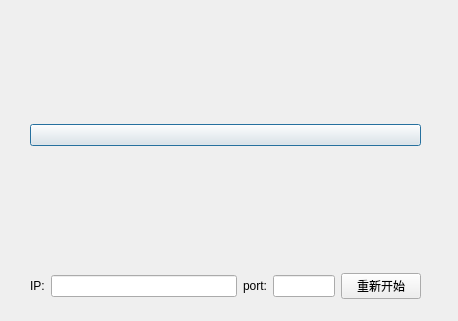
<?xml version="1.0" encoding="UTF-8"?>
<ui version="4.0">
 <class>Dialog</class>
 <widget class="QDialog" name="Dialog">
  <property name="geometry">
   <rect>
    <x>0</x>
    <y>0</y>
    <width>458</width>
    <height>321</height>
   </rect>
  </property>
  <property name="windowTitle">
   <string>Dialog</string>
  </property>
  <widget class="QWidget" name="gridLayoutWidget">
   <property name="geometry">
    <rect>
     <x>30</x>
     <y>30</y>
     <width>391</width>
     <height>211</height>
    </rect>
   </property>
   <layout class="QGridLayout" name="gridLayout">
    <item row="0" column="0">
     <widget class="QPushButton" name="tickBtn">
      <property name="styleSheet">
       <string notr="true"/>
      </property>
      <property name="text">
       <string/>
      </property>
     </widget>
    </item>
   </layout>
  </widget>
  <widget class="QWidget" name="gridLayoutWidget_2">
   <property name="geometry">
    <rect>
     <x>30</x>
     <y>270</y>
     <width>391</width>
     <height>32</height>
    </rect>
   </property>
   <layout class="QGridLayout" name="gridLayout_2" columnstretch="0,3,0,1,0">
    <property name="verticalSpacing">
     <number>6</number>
    </property>
    <item row="1" column="3">
     <widget class="QLineEdit" name="portEdit">
      <property name="sizePolicy">
       <sizepolicy hsizetype="Expanding" vsizetype="Fixed">
        <horstretch>0</horstretch>
        <verstretch>0</verstretch>
       </sizepolicy>
      </property>
      <property name="baseSize">
       <size>
        <width>0</width>
        <height>0</height>
       </size>
      </property>
     </widget>
    </item>
    <item row="1" column="4">
     <widget class="QPushButton" name="pushButton">
      <property name="text">
       <string>重新开始</string>
      </property>
     </widget>
    </item>
    <item row="1" column="1">
     <widget class="QLineEdit" name="ipEdit"/>
    </item>
    <item row="1" column="0">
     <widget class="QLabel" name="label">
      <property name="text">
       <string>IP:</string>
      </property>
     </widget>
    </item>
    <item row="1" column="2">
     <widget class="QLabel" name="label_2">
      <property name="text">
       <string>port:</string>
      </property>
     </widget>
    </item>
   </layout>
  </widget>
 </widget>
 <tabstops>
  <tabstop>tickBtn</tabstop>
  <tabstop>pushButton</tabstop>
  <tabstop>ipEdit</tabstop>
  <tabstop>portEdit</tabstop>
 </tabstops>
 <resources/>
 <connections>
  <connection>
   <sender>tickBtn</sender>
   <signal>clicked()</signal>
   <receiver>Dialog</receiver>
   <slot>slot1()</slot>
   <hints>
    <hint type="sourcelabel">
     <x>205</x>
     <y>142</y>
    </hint>
    <hint type="destinationlabel">
     <x>186</x>
     <y>244</y>
    </hint>
   </hints>
  </connection>
  <connection>
   <sender>pushButton</sender>
   <signal>clicked()</signal>
   <receiver>Dialog</receiver>
   <slot>slot2()</slot>
   <hints>
    <hint type="sourcelabel">
     <x>399</x>
     <y>276</y>
    </hint>
    <hint type="destinationlabel">
     <x>438</x>
     <y>253</y>
    </hint>
   </hints>
  </connection>
 </connections>
 <slots>
  <slot>slot1()</slot>
  <slot>slot2()</slot>
 </slots>
</ui>
